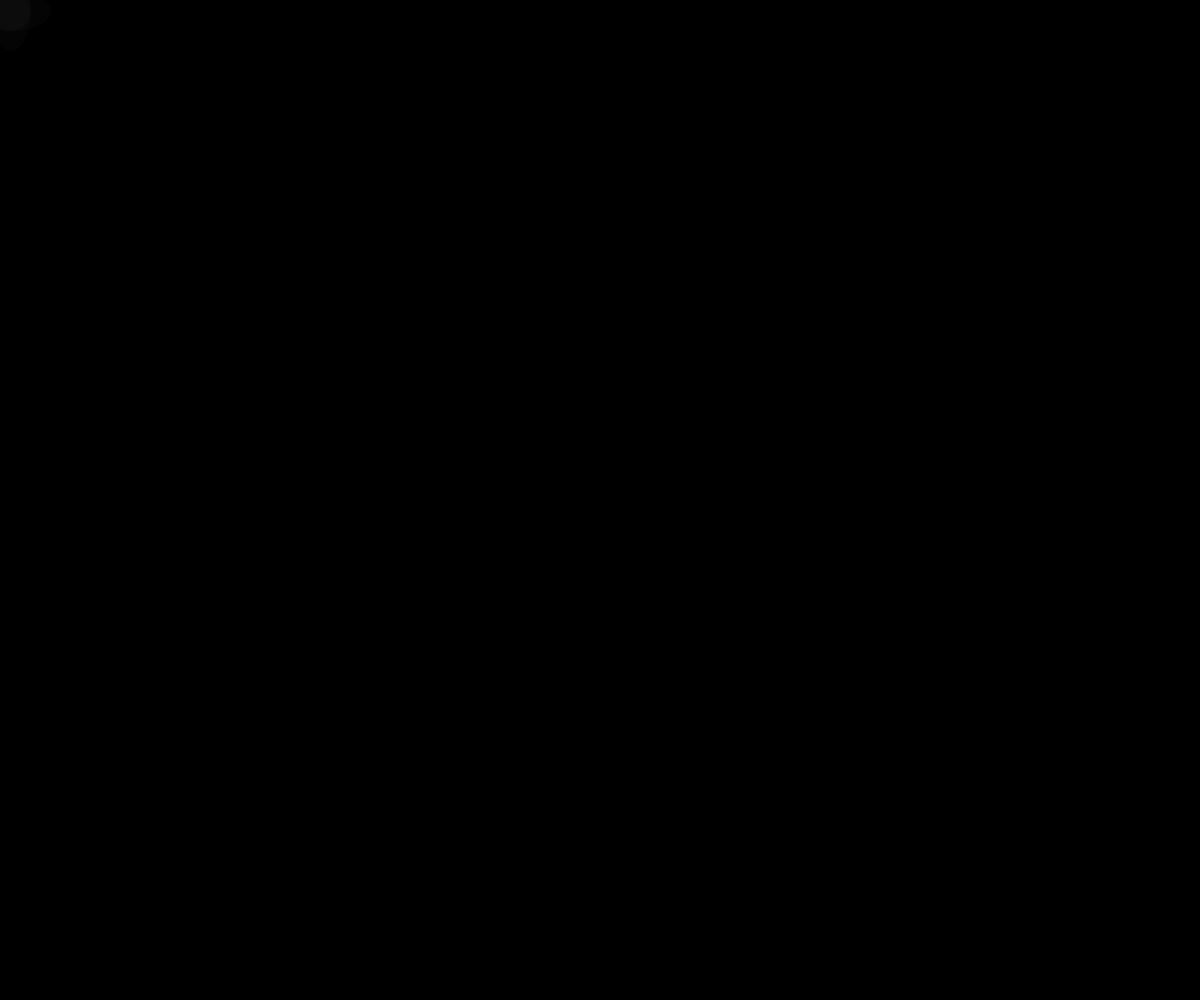
Frame 1 (no input)
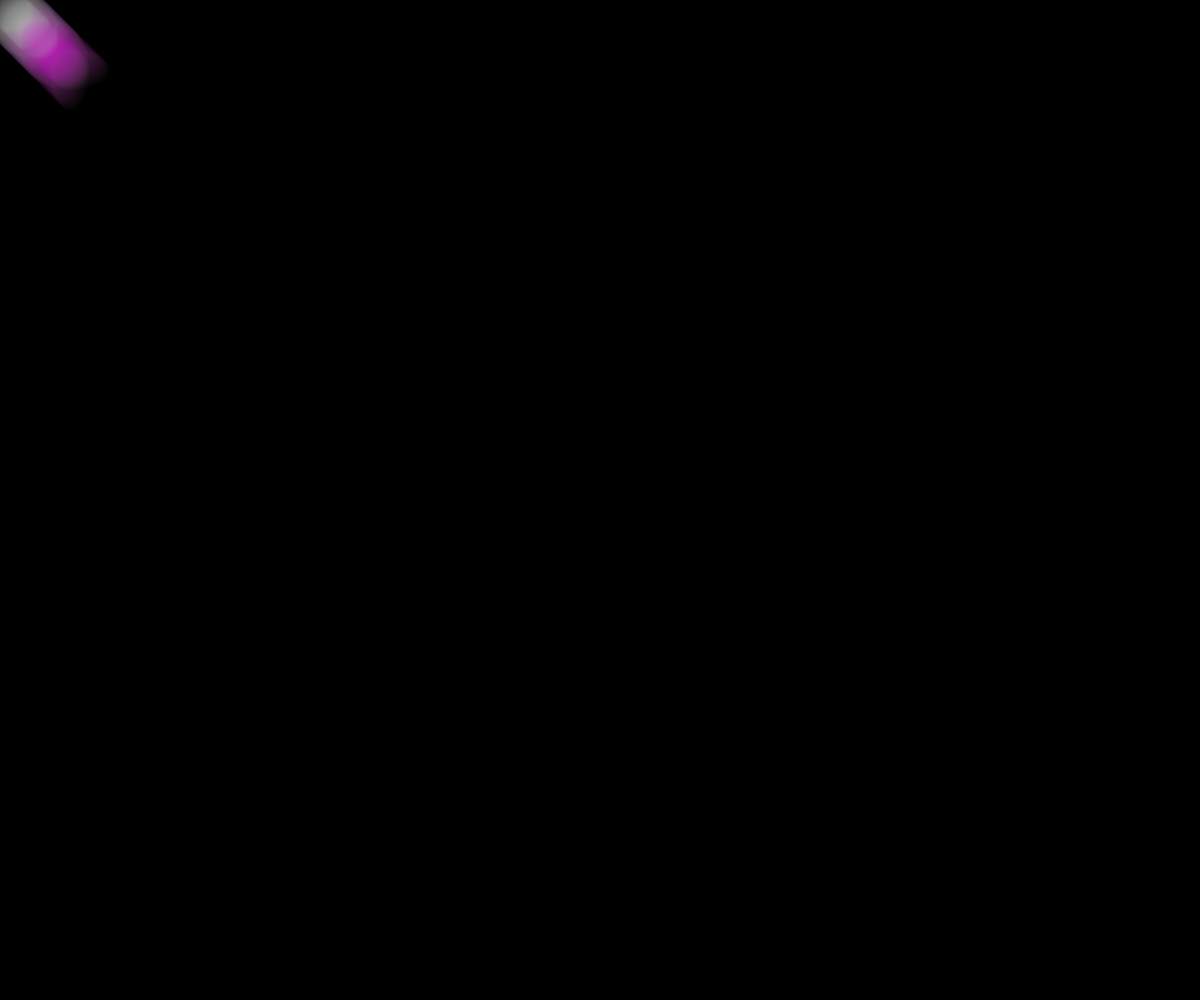
Frame 60 (no input)
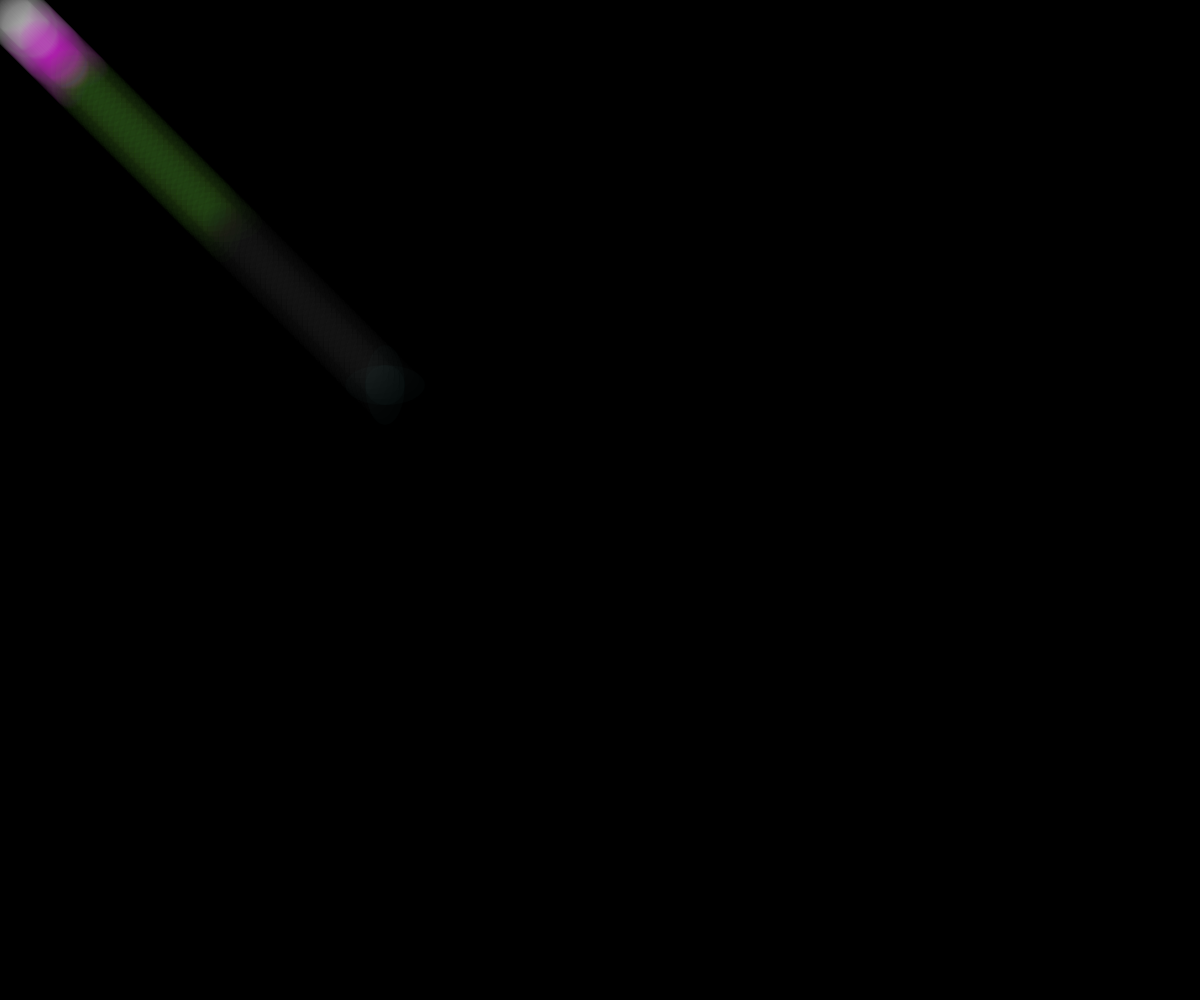
Frame 120 (the mouse pressed at the canvas centre since frame 60)

The p5.js sketch that drew these frames (run headless with seeded random() and noise() and a simulated clock; from frame 60 on, the mouse is pressed at the canvas centre):

// p5.js sketch
// ── sketch.js


var ball = {};
ball.width = 40;
ball.x = 10;
ball.y = 10;
ball.delta_x = 1;
ball.delta_y = 1;
ball.scale_x = 1;
ball.scale_y = 1;
var ball_color;
var fill_counter = 0;
var x_pos =0;
function setup() {
    createCanvas(windowWidth, windowHeight);
    ball_color = color( 200, 200, 200, 5 );
    background(0);
}



function draw() {
x_pos++;
x_pos %= width;
fill_counter = x_pos % 30;
if( fill_counter == 0) {
  ball_color = color(
    random(255),
    random(255),
    random(255),
    5
  );
}
    ball.x += ball.delta_x * ball.scale_x;
    ball.y += ball.delta_y * ball.scale_y;


    if (ball.x >= width || ball.x <= 0) {
        ball.delta_x = -1 * ball.delta_x;
    }
    if (ball.y >= height || ball.y <= 0) {
        ball.delta_y = -1 * ball.delta_y;
    }
    noStroke();
    fill( ball_color );
    ellipse(ball.x, ball.y, ball.width, ball.width);
    ellipse(ball.x, ball.y, ball.width, ball.width + 40);
    ellipse(ball.x, ball.y, ball.width + 40, ball.width);
}

function mousePressed() {
    ball.scale_x = map(mouseX, 0, width, 0.5, 10);
    ball.scale_y = map(mouseY, 0, height, 0.5, 10);
}
